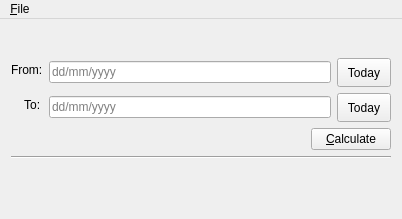
<?xml version="1.0" encoding="UTF-8"?>
<ui version="4.0">
 <class>MainWindow</class>
 <widget class="QMainWindow" name="MainWindow">
  <property name="geometry">
   <rect>
    <x>0</x>
    <y>0</y>
    <width>402</width>
    <height>219</height>
   </rect>
  </property>
  <property name="windowTitle">
   <string>Date Calculator</string>
  </property>
  <widget class="QWidget" name="centralWidget">
   <layout class="QVBoxLayout" name="verticalLayout_2">
    <item>
     <spacer name="topVerticalSpacer">
      <property name="orientation">
       <enum>Qt::Vertical</enum>
      </property>
      <property name="sizeHint" stdset="0">
       <size>
        <width>20</width>
        <height>40</height>
       </size>
      </property>
     </spacer>
    </item>
    <item>
     <layout class="QFormLayout" name="formLayout">
      <item row="1" column="0">
       <widget class="QLabel" name="fromLabel">
        <property name="text">
         <string>From:</string>
        </property>
       </widget>
      </item>
      <item row="1" column="1">
       <layout class="QHBoxLayout" name="horizontalLayout">
        <item>
         <widget class="QLineEdit" name="fromLineEdit">
          <property name="inputMask">
           <string/>
          </property>
          <property name="text">
           <string/>
          </property>
          <property name="maxLength">
           <number>10</number>
          </property>
          <property name="placeholderText">
           <string>dd/mm/yyyy</string>
          </property>
          <property name="clearButtonEnabled">
           <bool>true</bool>
          </property>
         </widget>
        </item>
        <item>
         <widget class="QToolButton" name="fromTodayToolButton">
          <property name="minimumSize">
           <size>
            <width>54</width>
            <height>29</height>
           </size>
          </property>
          <property name="toolTip">
           <string>Enter current date in &quot;from&quot; field (CTRL+F)</string>
          </property>
          <property name="text">
           <string>Today</string>
          </property>
          <property name="shortcut">
           <string>Ctrl+F</string>
          </property>
         </widget>
        </item>
       </layout>
      </item>
      <item row="3" column="0">
       <widget class="QLabel" name="toLabel">
        <property name="text">
         <string>    To:</string>
        </property>
       </widget>
      </item>
      <item row="4" column="1">
       <layout class="QHBoxLayout" name="inputLayout">
        <item>
         <spacer name="inputSpacer">
          <property name="orientation">
           <enum>Qt::Horizontal</enum>
          </property>
          <property name="sizeHint" stdset="0">
           <size>
            <width>40</width>
            <height>20</height>
           </size>
          </property>
         </spacer>
        </item>
        <item>
         <widget class="QPushButton" name="calculateButton">
          <property name="toolTip">
           <string>&lt;html&gt;&lt;head/&gt;&lt;body&gt;&lt;p&gt;Calculate&lt;/p&gt;&lt;/body&gt;&lt;/html&gt;</string>
          </property>
          <property name="text">
           <string>&amp;Calculate</string>
          </property>
         </widget>
        </item>
       </layout>
      </item>
      <item row="3" column="1">
       <layout class="QHBoxLayout" name="horizontalLayout_2">
        <item>
         <widget class="QLineEdit" name="toLineEdit">
          <property name="text">
           <string/>
          </property>
          <property name="maxLength">
           <number>10</number>
          </property>
          <property name="placeholderText">
           <string>dd/mm/yyyy</string>
          </property>
          <property name="clearButtonEnabled">
           <bool>true</bool>
          </property>
         </widget>
        </item>
        <item>
         <widget class="QToolButton" name="toTodayToolButton">
          <property name="minimumSize">
           <size>
            <width>54</width>
            <height>29</height>
           </size>
          </property>
          <property name="text">
           <string>Today</string>
          </property>
          <property name="shortcut">
           <string>Ctrl+T</string>
          </property>
         </widget>
        </item>
       </layout>
      </item>
     </layout>
    </item>
    <item>
     <widget class="Line" name="line">
      <property name="orientation">
       <enum>Qt::Horizontal</enum>
      </property>
     </widget>
    </item>
    <item>
     <layout class="QHBoxLayout" name="outputLayout">
      <item alignment="Qt::AlignRight|Qt::AlignVCenter">
       <widget class="QLabel" name="answerLabel">
        <property name="text">
         <string/>
        </property>
        <property name="textFormat">
         <enum>Qt::RichText</enum>
        </property>
       </widget>
      </item>
     </layout>
    </item>
    <item>
     <spacer name="bottomVerticalSpacer">
      <property name="orientation">
       <enum>Qt::Vertical</enum>
      </property>
      <property name="sizeHint" stdset="0">
       <size>
        <width>20</width>
        <height>40</height>
       </size>
      </property>
     </spacer>
    </item>
   </layout>
  </widget>
  <widget class="QMenuBar" name="menuBar">
   <property name="geometry">
    <rect>
     <x>0</x>
     <y>0</y>
     <width>402</width>
     <height>29</height>
    </rect>
   </property>
   <widget class="QMenu" name="menuFile">
    <property name="title">
     <string>&amp;File</string>
    </property>
    <addaction name="actionQuit"/>
   </widget>
   <addaction name="menuFile"/>
  </widget>
  <action name="actionQuit">
   <property name="icon">
    <iconset>
     <normaloff>../../../../../../usr/share/icons/gnome/24x24/actions/exit.png</normaloff>../../../../../../usr/share/icons/gnome/24x24/actions/exit.png</iconset>
   </property>
   <property name="text">
    <string>&amp;Quit</string>
   </property>
   <property name="shortcut">
    <string>Ctrl+Q</string>
   </property>
  </action>
  <action name="actionFromToday">
   <property name="text">
    <string>FromToday</string>
   </property>
   <property name="toolTip">
    <string>Enter current date in &quot;from&quot; field</string>
   </property>
   <property name="shortcut">
    <string>Ctrl+F</string>
   </property>
  </action>
  <action name="actionToToday">
   <property name="text">
    <string>To Today</string>
   </property>
   <property name="toolTip">
    <string>Enter current day in &quot;to&quot; field</string>
   </property>
   <property name="shortcut">
    <string>Ctrl+T</string>
   </property>
  </action>
  <action name="actionFromTextChanged">
   <property name="text">
    <string>fromTextChanged</string>
   </property>
  </action>
  <action name="actionToTextChanged">
   <property name="text">
    <string>ToTextChanged</string>
   </property>
  </action>
  <action name="actionUpdateAnswer">
   <property name="text">
    <string>updateAnswer</string>
   </property>
  </action>
 </widget>
 <layoutdefault spacing="6" margin="11"/>
 <tabstops>
  <tabstop>fromLineEdit</tabstop>
  <tabstop>fromTodayToolButton</tabstop>
  <tabstop>toLineEdit</tabstop>
  <tabstop>toTodayToolButton</tabstop>
  <tabstop>calculateButton</tabstop>
 </tabstops>
 <resources/>
 <connections>
  <connection>
   <sender>calculateButton</sender>
   <signal>clicked()</signal>
   <receiver>actionUpdateAnswer</receiver>
   <slot>trigger()</slot>
   <hints>
    <hint type="sourcelabel">
     <x>329</x>
     <y>152</y>
    </hint>
    <hint type="destinationlabel">
     <x>372</x>
     <y>195</y>
    </hint>
   </hints>
  </connection>
  <connection>
   <sender>fromTodayToolButton</sender>
   <signal>clicked()</signal>
   <receiver>actionFromToday</receiver>
   <slot>trigger()</slot>
   <hints>
    <hint type="sourcelabel">
     <x>363</x>
     <y>67</y>
    </hint>
    <hint type="destinationlabel">
     <x>-1</x>
     <y>-1</y>
    </hint>
   </hints>
  </connection>
  <connection>
   <sender>toTodayToolButton</sender>
   <signal>clicked()</signal>
   <receiver>actionToToday</receiver>
   <slot>trigger()</slot>
   <hints>
    <hint type="sourcelabel">
     <x>363</x>
     <y>112</y>
    </hint>
    <hint type="destinationlabel">
     <x>-1</x>
     <y>-1</y>
    </hint>
   </hints>
  </connection>
  <connection>
   <sender>fromLineEdit</sender>
   <signal>textEdited(QString)</signal>
   <receiver>actionFromTextChanged</receiver>
   <slot>trigger()</slot>
   <hints>
    <hint type="sourcelabel">
     <x>192</x>
     <y>67</y>
    </hint>
    <hint type="destinationlabel">
     <x>-1</x>
     <y>-1</y>
    </hint>
   </hints>
  </connection>
  <connection>
   <sender>toLineEdit</sender>
   <signal>textChanged(QString)</signal>
   <receiver>actionToTextChanged</receiver>
   <slot>trigger()</slot>
   <hints>
    <hint type="sourcelabel">
     <x>192</x>
     <y>112</y>
    </hint>
    <hint type="destinationlabel">
     <x>-1</x>
     <y>-1</y>
    </hint>
   </hints>
  </connection>
 </connections>
</ui>
